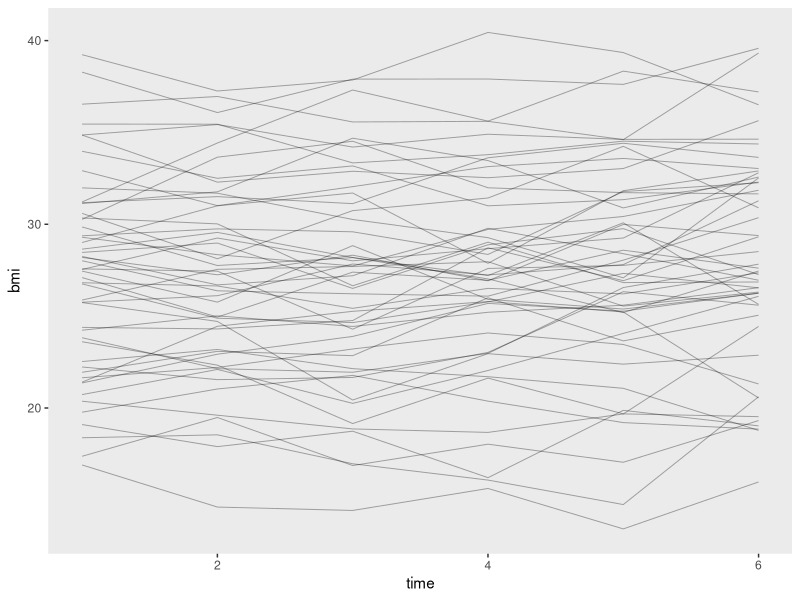

This chart was generated by the following R code: (Note: this script raises an error after producing the figure.)
## ---- chunk 1
options(width = 100)
## ---- chunk 2
library(tidyverse)

health1_names <- c("age", "srh1", "srh2", "srh3", "srh4", "srh5", "srh6", "bmi1",
"bmi2", "bmi3", "bmi4", "bmi5", "bmi6", "cesdna1", "cesdpa1", "cesdso1",
"cesdna2", "cesdpa2", "cesdso2", "cesdna3", "cesdpa3", "cesdso3",
"cesdna4", "cesdpa4", "cesdso4", "cesdna5", "cesdpa5", "cesdso5",
"cesdna6", "cesdpa6", "cesdso6", "diab1", "diab2", "diab3", "diab4", "diab5", "diab6")

health1 <- 
  read_table2("data/health.dat",
              col_names = F) %>% 
  set_names(health1_names)

glimpse(health1)
## ---- chunk 3
set.seed(9)

health1 %>% 
  sample_n(size = 50) %>% 
  mutate(id = 1:n()) %>% 
  select(bmi1:bmi6, id) %>% 
  gather(key, bmi, -id) %>% 
  mutate(time = str_remove(key, "bmi") %>% as.double()) %>% 
  
  ggplot(aes(x = time, y = bmi, group = id)) +
  geom_line(size = 1/3, alpha = 1/3) +
  theme(panel.grid = element_blank())
## ---- chunk 4
library(lavaan)
## ---- chunk 5
model9.1a <- ' 
# define latent difference factors
deta2 =~ 1*bmi2
deta3 =~ 1*bmi3
deta4 =~ 1*bmi4
deta5 =~ 1*bmi5
deta6 =~ 1*bmi6

# autoregressive paths set to 1
bmi2 ~ 1*bmi1
bmi3 ~ 1*bmi2
bmi4 ~ 1*bmi3
bmi5 ~ 1*bmi4
bmi6 ~ 1*bmi5

# means and intercepts
deta2 ~ 1 
deta3 ~ 1
deta4 ~ 1
deta5 ~ 1
deta6 ~ 1

bmi1 ~ 1
bmi2 ~ 0
bmi3 ~ 0
bmi4 ~ 0
bmi5 ~ 0
bmi6 ~ 0

# estimate exogenous covariances
bmi1  ~~ deta2 + deta3 + deta4 + deta5 + deta6
deta2 ~~ deta3 + deta4 + deta5 + deta6
deta3 ~~ deta4 + deta5 + deta6
deta4 ~~ deta5 + deta6
deta5 ~~ deta6

# estimate exogenous variances
bmi1 ~~ bmi1 

deta2 ~~ deta2
deta3 ~~ deta3
deta4 ~~ deta4
deta5 ~~ deta5
deta6 ~~ deta6

# disturbances set to 0
bmi2 ~~ 0*bmi2
bmi3 ~~ 0*bmi3
bmi4 ~~ 0*bmi4
bmi5 ~~ 0*bmi5
bmi6 ~~ 0*bmi6
'

fit_9.1a <- 
  sem(model9.1a,
      data = health1)

summary(fit_9.1a, 
        fit.measures = T, 
        standardized = T, 
        rsquare = T)
## ---- chunk 6
parameterestimates(fit_9.1a) %>% 
  filter(op == "~1") %>% 
  filter(lhs == "bmi1" | str_detect(lhs, "deta")) %>% 
  arrange(lhs) %>% 
  select(lhs:op, est, starts_with("ci"))
## ---- chunk 7
d <-
  health1 %>% 
  transmute(deta2 = bmi2 - bmi1,
            deta3 = bmi3 - bmi2,
            deta4 = bmi4 - bmi3,
            deta5 = bmi5 - bmi4,
            deta6 = bmi6 - bmi5) %>% 
  gather() %>% 
  group_by(key) %>% 
  summarise(mean = mean(value))

d
## ---- chunk 8
parameterestimates(fit_9.1a) %>% 
  filter(op == "~1" & 
           str_detect(lhs, "deta")) %>% 
  mutate(time = str_remove(lhs, "deta") %>% as.double()) %>% 
  
  ggplot(aes(x = time)) +
  geom_pointrange(aes(y = est, ymin = ci.lower, ymax = ci.upper),
                  size = 1) +
  geom_point(data = d %>% mutate(time = str_remove(key, "deta") %>% as.double()),
             aes(y = mean),
             color = "red") +
  ylab(expression(paste(Delta,alpha))) +
  theme(panel.grid = element_blank())
## ---- chunk 9
parameterestimates(fit_9.1a) %>% 
  filter(op == "~~" & 
           str_detect(lhs, "deta") & 
           lhs == rhs) %>% 
  mutate(time = str_remove(lhs, "deta") %>% as.double()) %>% 
  
  ggplot(aes(x = time)) +
  geom_pointrange(aes(y = est, ymin = ci.lower, ymax = ci.upper),
                  size = 1) +
  ylab(expression(psi)) +
  theme(panel.grid = element_blank())
## ---- chunk 10
model9.1b <- ' 
# define latent difference factors
deta2 =~ 1*bmi2
deta3 =~ 1*bmi3
deta4 =~ 1*bmi4
deta5 =~ 1*bmi5
deta6 =~ 1*bmi6

# autoregressive paths set to 1
bmi2 ~ 1*bmi1
bmi3 ~ 1*bmi2
bmi4 ~ 1*bmi3
bmi5 ~ 1*bmi4
bmi6 ~ 1*bmi5

# means and intercepts
deta2 ~ a*1  # here are the new parts of the code
deta3 ~ a*1
deta4 ~ a*1
deta5 ~ a*1
deta6 ~ a*1

bmi1 ~ 1
bmi2 ~ 0
bmi3 ~ 0
bmi4 ~ 0
bmi5 ~ 0
bmi6 ~ 0

# estimate exogenous covariances
bmi1  ~~ deta2 + deta3 + deta4 + deta5 + deta6
deta2 ~~ deta3 + deta4 + deta5 + deta6
deta3 ~~ deta4 + deta5 + deta6
deta4 ~~ deta5 + deta6
deta5 ~~ deta6

# estimate exogenous variances
bmi1 ~~ bmi1 

deta2 ~~ deta2
deta3 ~~ deta3
deta4 ~~ deta4
deta5 ~~ deta5
deta6 ~~ deta6

# disturbances set to 0
bmi2 ~~ 0*bmi2
bmi3 ~~ 0*bmi3
bmi4 ~~ 0*bmi4
bmi5 ~~ 0*bmi5
bmi6 ~~ 0*bmi6
'

fit_9.1b <- 
  sem(model9.1b,
      data = health1)

summary(fit_9.1b, 
        fit.measures = T, 
        standardized = T, 
        rsquare = T)
## ---- chunk 11
lavTestLRT(fit_9.1a, fit_9.1b)
## ---- chunk 12
model9.2a <- ' 
# define latent factors for each measured variable
eta1 =~ 1*diab1
eta2 =~ 1*diab2
eta3 =~ 1*diab3
eta4 =~ 1*diab4
eta5 =~ 1*diab5
eta6 =~ 1*diab6

# define latent difference factors
deta2 =~ 1*eta2
deta3 =~ 1*eta3
deta4 =~ 1*eta4
deta5 =~ 1*eta5
deta6 =~ 1*eta6

# autoregressive paths set to 1
eta2 ~ 1*eta1
eta3 ~ 1*eta2
eta4 ~ 1*eta3
eta5 ~ 1*eta4
eta6 ~ 1*eta5

# means, intercepts, and thresholds
deta2 ~ 1  # do deta2 ~ a*1 etc to test for equal mean differences
deta3 ~ 1
deta4 ~ 1
deta5 ~ 1
deta6 ~ 1

eta2 ~ 0
eta3 ~ 0
eta4 ~ 0
eta5 ~ 0
eta6 ~ 0

diab1 | 0*t1
diab2 | 0*t1
diab3 | 0*t1
diab4 | 0*t1
diab5 | 0*t1
diab6 | 0*t1

eta1 ~ 1  # verify this

# set covariances among difference factors to 0 for identification
eta1  ~~ deta2 + deta3 + deta4 + deta5 + deta6
deta2 ~~ 0*deta3 + 0*deta4 + 0*deta5 + 0*deta6
deta3 ~~ 0*deta4 + 0*deta5 + 0*deta6
deta4 ~~ 0*deta5 + 0*deta6
deta5 ~~ 0*deta6

# estimate exogenous variances
eta1 ~~ eta1  # this may be problemtatic! verify

deta2 ~~ a*deta2  # set variances equal for identification
deta3 ~~ a*deta3
deta4 ~~ a*deta4
deta5 ~~ a*deta5
deta6 ~~ a*deta6

# autoregressive disturbances
eta2 ~~ 0*eta2
eta3 ~~ 0*eta3
eta4 ~~ 0*eta4
eta5 ~~ 0*eta5
eta6 ~~ 0*eta6
	  
diab1 ~*~ diab1 
diab2 ~*~ diab2
diab3 ~*~ diab3
diab4 ~*~ diab4
diab5 ~*~ diab5
diab6 ~*~ diab6 
'

fit_9.2a <- 
  sem(model9.2a,
      data = health1,
      estimator = "wlsmv", 
      ordered = str_c("diab", 1:6))

summary(fit_9.2a, 
        fit.measures = T, 
        standardized = T, 
        rsquare = T)
## ---- chunk 13
fitmeasures(fit_9.2a, c("chisq.scaled", "df"))
## ---- chunk 14
model9.2b <- ' 
# define latent factors for each measured variable
eta1 =~ 1*diab1
eta2 =~ 1*diab2
eta3 =~ 1*diab3
eta4 =~ 1*diab4
eta5 =~ 1*diab5
eta6 =~ 1*diab6

# define latent difference factors
deta2 =~ 1*eta2
deta3 =~ 1*eta3
deta4 =~ 1*eta4
deta5 =~ 1*eta5
deta6 =~ 1*eta6

# autoregressive paths set to 1
eta2 ~ 1*eta1
eta3 ~ 1*eta2
eta4 ~ 1*eta3
eta5 ~ 1*eta4
eta6 ~ 1*eta5

# means, intercepts, and thresholds
deta2 ~ 1  # do deta2 ~ a*1 etc to test for equal mean differences
deta3 ~ 1
deta4 ~ 1
deta5 ~ 1
deta6 ~ 1

eta2 ~ 0
eta3 ~ 0
eta4 ~ 0
eta5 ~ 0
eta6 ~ 0

diab1 | 0*t1
diab2 | 0*t1
diab3 | 0*t1
diab4 | 0*t1
diab5 | 0*t1
diab6 | 0*t1

eta1 ~ 1  # verify this

# set covariances among difference factors to 0 for identification
eta1  ~~ deta2 + deta3 + deta4 + deta5 + deta6
deta2 ~~ 0*deta3 + 0*deta4 + 0*deta5 + 0*deta6
deta3 ~~ 0*deta4 + 0*deta5 + 0*deta6
deta4 ~~ 0*deta5 + 0*deta6
deta5 ~~ 0*deta6

# estimate exogenous variances
eta1 ~~ b*eta1  # this may be problemtatic! verify

deta2 ~~ a*deta2  # set variances equal for identification
deta3 ~~ a*deta3
deta4 ~~ a*deta4
deta5 ~~ a*deta5
deta6 ~~ a*deta6

# autoregressive disturbances
eta2 ~~ 0*eta2
eta3 ~~ 0*eta3
eta4 ~~ 0*eta4
eta5 ~~ 0*eta5
eta6 ~~ 0*eta6
	  
diab1 ~*~ b*diab1 
diab2 ~*~ b*diab2
diab3 ~*~ b*diab3
diab4 ~*~ b*diab4
diab5 ~*~ b*diab5
diab6 ~*~ b*diab6 
'

fit_9.2b <- 
  sem(model9.2b,
      data = health1,
      estimator = "wlsmv", 
      ordered = str_c("diab", 1:6))

summary(fit_9.2b, 
        fit.measures = T, 
        standardized = T, 
        rsquare = T)
## ---- chunk 15
fitmeasures(fit_9.2b, c("chisq.scaled", "df", "pvalue.scaled", "cfi", "rmsea.scaled", "wrmr"))
## ---- chunk 16
parameterestimates(fit_9.2b) %>% 
  filter(op == "~1"& 
           lhs == "eta1") %>% 
  select(lhs:op, est, starts_with("ci"))
## ---- chunk 17
pnorm(-1.338331)
## ---- chunk 18
d <-
  parameterestimates(fit_9.2b) %>% 
  filter(op == "~1" &
           str_detect(lhs, "deta")) %>% 
  select(lhs:op, est, starts_with("ci"))

d
## ---- chunk 19
d %>% 
  mutate(proportion = map_dbl(est, dnorm))
## ---- chunk 20
model9.2c <- ' 
# define latent factors for each measured variable
eta1 =~ 1*diab1
eta2 =~ 1*diab2
eta3 =~ 1*diab3
eta4 =~ 1*diab4
eta5 =~ 1*diab5
eta6 =~ 1*diab6

# define latent difference factors
deta2 =~ 1*eta2
deta3 =~ 1*eta3
deta4 =~ 1*eta4
deta5 =~ 1*eta5
deta6 =~ 1*eta6

# autoregressive paths set to 1
eta2 ~ 1*eta1
eta3 ~ 1*eta2
eta4 ~ 1*eta3
eta5 ~ 1*eta4
eta6 ~ 1*eta5

# means, intercepts, and thresholds
deta2 ~ c*1
deta3 ~ c*1
deta4 ~ c*1
deta5 ~ c*1
deta6 ~ c*1

eta2 ~ 0
eta3 ~ 0
eta4 ~ 0
eta5 ~ 0
eta6 ~ 0

diab1 | 0*t1
diab2 | 0*t1
diab3 | 0*t1
diab4 | 0*t1
diab5 | 0*t1
diab6 | 0*t1

eta1 ~ 1  # verify this

# set covariances among difference factors to 0 for identification
eta1  ~~ deta2 + deta3 + deta4 + deta5 + deta6
deta2 ~~ 0*deta3 + 0*deta4 + 0*deta5 + 0*deta6
deta3 ~~ 0*deta4 + 0*deta5 + 0*deta6
deta4 ~~ 0*deta5 + 0*deta6
deta5 ~~ 0*deta6

# estimate exogenous variances
eta1 ~~ b*eta1  # this may be problemtatic! verify

deta2 ~~ a*deta2  # set variances equal for identification
deta3 ~~ a*deta3
deta4 ~~ a*deta4
deta5 ~~ a*deta5
deta6 ~~ a*deta6

# autoregressive disturbances
eta2 ~~ 0*eta2
eta3 ~~ 0*eta3
eta4 ~~ 0*eta4
eta5 ~~ 0*eta5
eta6 ~~ 0*eta6
	  
diab1 ~*~ b*diab1 
diab2 ~*~ b*diab2
diab3 ~*~ b*diab3
diab4 ~*~ b*diab4
diab5 ~*~ b*diab5
diab6 ~*~ b*diab6 
'

fit_9.2c <- 
  sem(model9.2c,
      data = health1,
      estimator = "wlsmv", 
      ordered = str_c("diab", 1:6))

summary(fit_9.2c, 
        fit.measures = T, 
        standardized = T, 
        rsquare = T)
## ---- chunk 21
lavTestLRT(fit_9.2b, fit_9.2c)
## ---- chunk 22
model9.3a <- ' 
# define latent difference factors
deta2 =~ 1*bmi2
deta3 =~ 1*bmi3
deta4 =~ 1*bmi4
deta5 =~ 1*bmi5
deta6 =~ 1*bmi6

# add intercept and slope factors
i =~ 1*bmi1
s =~ 0*bmi1 + 1*deta2 + 2*deta3 + 3*deta4 + 4*deta5 + 5*deta6

i ~~ i
s ~~ s
i ~~ s

i ~ 1
s ~ 1

# autoregressive paths set to 1
bmi2 ~ 1*bmi1
bmi3 ~ 1*bmi2
bmi4 ~ 1*bmi3
bmi5 ~ 1*bmi4
bmi6 ~ 1*bmi5

# means and intercepts
deta2 ~ 0
deta3 ~ 0
deta4 ~ 0
deta5 ~ 0
deta6 ~ 0

bmi1 ~ 0
bmi2 ~ 0
bmi3 ~ 0
bmi4 ~ 0
bmi5 ~ 0
bmi6 ~ 0

# set all exogenous covariances to zero
bmi1  ~~ 0*deta2 + 0*deta3 + 0*deta4 + 0*deta5 + 0*deta6
deta2 ~~ 0*deta3 + 0*deta4 + 0*deta5 + 0*deta6
deta3 ~~ 0*deta4 + 0*deta5 + 0*deta6
deta4 ~~ 0*deta5 + 0*deta6
deta5 ~~ 0*deta6

# estimate exogenous variances
deta2 ~~ deta2
deta3 ~~ deta3
deta4 ~~ deta4
deta5 ~~ deta5
deta6 ~~ deta6

# disturbances set to 0
bmi1 ~~ 0*bmi1
bmi2 ~~ 0*bmi2
bmi3 ~~ 0*bmi3
bmi4 ~~ 0*bmi4
bmi5 ~~ 0*bmi5
bmi6 ~~ 0*bmi6
'

fit_9.3a <- 
  sem(model9.3a,
      data = health1)

summary(fit_9.3a, 
        fit.measures = T, 
        standardized = T, 
        rsquare = T)
## ---- chunk 23
parameterestimates(fit_9.3a) %>% 
  filter(lhs == "s" &
           op == "~~") %>% 
  select(-(se:pvalue))
## ---- chunk 24
model9.3b <- ' 
# define latent difference factors
deta2 =~ 1*bmi2
deta3 =~ 1*bmi3
deta4 =~ 1*bmi4
deta5 =~ 1*bmi5
deta6 =~ 1*bmi6

# add intercept and slope factors
i =~ 1*bmi1
s =~ 0*bmi1 + 1*deta2 + 2*deta3 + 3*deta4 + 4*deta5 + 5*deta6

i ~~ i
s ~~ 1*s  # slope variance set for convergence
i ~~ s

i ~ 1
s ~ 1

# autoregressive paths set to 1
bmi2 ~ 1*bmi1
bmi3 ~ 1*bmi2
bmi4 ~ 1*bmi3
bmi5 ~ 1*bmi4
bmi6 ~ 1*bmi5

# means and intercepts
deta2 ~ 0
deta3 ~ 0
deta4 ~ 0
deta5 ~ 0
deta6 ~ 0

bmi1 ~ 0
bmi2 ~ 0
bmi3 ~ 0
bmi4 ~ 0
bmi5 ~ 0
bmi6 ~ 0

# set all exogenous covariances to zero
bmi1  ~~ 0*deta2 + 0*deta3 + 0*deta4 + 0*deta5 + 0*deta6
deta2 ~~ 0*deta3 + 0*deta4 + 0*deta5 + 0*deta6
deta3 ~~ 0*deta4 + 0*deta5 + 0*deta6
deta4 ~~ 0*deta5 + 0*deta6
deta5 ~~ 0*deta6

# estimate exogenous variances
deta2 ~~ deta2
deta3 ~~ deta3
deta4 ~~ deta4
deta5 ~~ deta5
deta6 ~~ deta6

# disturbances set to 0
bmi1 ~~ 0*bmi1
bmi2 ~~ 0*bmi2
bmi3 ~~ 0*bmi3
bmi4 ~~ 0*bmi4
bmi5 ~~ 0*bmi5
bmi6 ~~ 0*bmi6
'

fit_9.3b <- 
  sem(model9.3b,
      data = health1)

summary(fit_9.3b, 
        fit.measures = T, 
        standardized = T, 
        rsquare = T)
## ---- chunk 25
fitmeasures(fit_9.3b, c("chisq", "df", "pvalue", "cfi", "srmr", "rmsea"))
## ---- chunk 26
parameterestimates(fit_9.3b) %>% 
  filter(op == "~1" &
           lhs %in% c("i", "s")) %>% 
  select(lhs:op, est, starts_with("ci")) %>% 
  mutate_if(is.double, round, digits = 3)
## ---- chunk 27
model9.4a <- ' 
# define latent difference factors
deta2 =~ 1*bmi2
deta3 =~ 1*bmi3
deta4 =~ 1*bmi4
deta5 =~ 1*bmi5
deta6 =~ 1*bmi6

# autoregressive paths set to 1
bmi2 ~ 1*bmi1
bmi3 ~ 1*bmi2
bmi4 ~ 1*bmi3
bmi5 ~ 1*bmi4
bmi6 ~ 1*bmi5

# self-feedback effects for dual change score model
deta2 ~ bmi1
deta3 ~ bmi2
deta4 ~ bmi3
deta5 ~ bmi4
deta6 ~ bmi5

# means and intercepts
deta2 ~ 1
deta3 ~ 1
deta4 ~ 1
deta5 ~ 1
deta6 ~ 1

bmi1 ~ 1
bmi2 ~ 0
bmi3 ~ 0
bmi4 ~ 0
bmi5 ~ 0
bmi6 ~ 0

# set all exogenous covariances to zero
bmi1  ~~ 0*deta2 + 0*deta3 + 0*deta4 + 0*deta5 + 0*deta6
deta2 ~~ 0*deta3 + 0*deta4 + 0*deta5 + 0*deta6
deta3 ~~ 0*deta4 + 0*deta5 + 0*deta6
deta4 ~~ 0*deta5 + 0*deta6
deta5 ~~ 0*deta6

# estimate exogenous variances
bmi1  ~~ bmi1
deta2 ~~ deta2
deta3 ~~ deta3
deta4 ~~ deta4
deta5 ~~ deta5
deta6 ~~ deta6

# disturbances set to 0
bmi2 ~~ 0*bmi2
bmi3 ~~ 0*bmi3
bmi4 ~~ 0*bmi4
bmi5 ~~ 0*bmi5
bmi6 ~~ 0*bmi6
'

fit_9.4a <- 
  sem(model9.4a,
      data = health1)

summary(fit_9.4a, 
        fit.measures = T, 
        standardized = T, 
        rsquare = T)
## ---- chunk 28
parameterestimates(fit_9.4a) %>% 
  filter(op == "~" &
           str_detect(lhs, "deta")) %>% 
  select(-(se:pvalue)) %>% 
  mutate_if(is.double, round, digits = 3)
## ---- chunk 29
model9.4b <- ' 
# define latent difference factors
deta2 =~ 1*bmi2
deta3 =~ 1*bmi3
deta4 =~ 1*bmi4
deta5 =~ 1*bmi5
deta6 =~ 1*bmi6

# add intercept and slope factors
i =~ 1*bmi1
s =~ 0*bmi1 + 1*deta2 + 2*deta3 + 3*deta4 + 4*deta5 + 5*deta6

i ~~ i
s ~~ s
i ~~ s

i ~ 1
s ~ 1

# autoregressive paths set to 1
bmi2 ~ 1*bmi1
bmi3 ~ 1*bmi2
bmi4 ~ 1*bmi3
bmi5 ~ 1*bmi4
bmi6 ~ 1*bmi5

# self-feedback effects for dual change score model
deta2 ~ bmi1
deta3 ~ bmi2
deta4 ~ bmi3
deta5 ~ bmi4
deta6 ~ bmi5

# means and intercepts
deta2 ~ 0
deta3 ~ 0
deta4 ~ 0
deta5 ~ 0
deta6 ~ 0

bmi1 ~ 0
bmi2 ~ 0
bmi3 ~ 0
bmi4 ~ 0
bmi5 ~ 0
bmi6 ~ 0

# set all exogenous covariances to zero
bmi1  ~~ 0*deta2 + 0*deta3 + 0*deta4 + 0*deta5 + 0*deta6
deta2 ~~ 0*deta3 + 0*deta4 + 0*deta5 + 0*deta6
deta3 ~~ 0*deta4 + 0*deta5 + 0*deta6
deta4 ~~ 0*deta5 + 0*deta6
deta5 ~~ 0*deta6

# estimate exogenous variances
deta2 ~~ deta2
deta3 ~~ deta3
deta4 ~~ deta4
deta5 ~~ deta5
deta6 ~~ deta6

# disturbances set to 0
bmi1 ~~ 0*bmi1
bmi2 ~~ 0*bmi2
bmi3 ~~ 0*bmi3
bmi4 ~~ 0*bmi4
bmi5 ~~ 0*bmi5
bmi6 ~~ 0*bmi6
'

fit_9.4b <- 
  sem(model9.4b,
      data = health1)

summary(fit_9.4b, 
        fit.measures = T, 
        standardized = T, 
        rsquare = T)
## ---- chunk 30
parameterestimates(fit_9.4b) %>% 
  filter(op == "~" &
           str_detect(lhs, "deta")) %>% 
  select(-(se:pvalue)) %>% 
  mutate_if(is.double, round, digits = 3)
## ---- chunk 31
health1 <-
  health1 %>% 
  mutate(age_c = age - mean(age))
## ---- chunk 32
health1 %>% 
  select(starts_with("age")) %>% 
  gather() %>% 
  
  ggplot(aes(x = value)) +
  geom_density(size = 0, fill = "grey50") +
  scale_y_continuous(NULL, breaks = NULL) +
  xlab(NULL) +
  theme(panel.grid = element_blank()) +
  facet_wrap(~key, scales = "free")
## ---- chunk 33
model9.5a <- ' 
# define latent difference factors
deta2 =~ 1*bmi2
deta3 =~ 1*bmi3
deta4 =~ 1*bmi4
deta5 =~ 1*bmi5
deta6 =~ 1*bmi6

# autoregressive paths set to 1
bmi2 ~ 1*bmi1
bmi3 ~ 1*bmi2
bmi4 ~ 1*bmi3
bmi5 ~ 1*bmi4
bmi6 ~ 1*bmi5

# means and intercepts
deta2 ~ 1
deta3 ~ 1
deta4 ~ 1
deta5 ~ 1
deta6 ~ 1

bmi1 ~ 1
bmi2 ~ 0
bmi3 ~ 0
bmi4 ~ 0
bmi5 ~ 0
bmi6 ~ 0

# estimate all exogenous covariances
bmi1  ~~ deta2 + deta3 + deta4 + deta5 + deta6
deta2 ~~ deta3 + deta4 + deta5 + deta6
deta3 ~~ deta4 + deta5 + deta6
deta4 ~~ deta5 + deta6
deta5 ~~ deta6

# estimate exogenous variances
bmi1  ~~ bmi1
deta2 ~~ deta2
deta3 ~~ deta3
deta4 ~~ deta4
deta5 ~~ deta5
deta6 ~~ deta6

# disturbances set to 0
bmi2 ~~ 0*bmi2
bmi3 ~~ 0*bmi3
bmi4 ~~ 0*bmi4
bmi5 ~~ 0*bmi5
bmi6 ~~ 0*bmi6

# add time-invariant covariate
bmi1  ~ age_c
deta2 ~ age_c 
deta3 ~ age_c
deta4 ~ age_c
deta5 ~ age_c
deta6 ~ age_c
'

fit_9.5a <- 
  sem(model9.5a,
      data = health1)

summary(fit_9.5a, 
        fit.measures = T, 
        standardized = T, 
        rsquare = T)
## ---- chunk 34
parameterestimates(fit_9.5a) %>% 
  filter(op == "~" & 
           rhs == "age_c") %>% 
  select(-(se:pvalue)) %>% 
  mutate_if(is.double, round, digits = 3)

standardizedsolution(fit_9.5a) %>% 
  filter(op == "~" & 
           rhs == "age_c") %>% 
  select(-(se:pvalue)) %>% 
  mutate_if(is.double, round, digits = 3)
## ---- chunk 35
standardizedsolution(fit_9.5a) %>% 
  filter(op == "~" & 
           rhs == "age_c") %>% 

  ggplot(aes(x = lhs, y = est.std, ymin = ci.lower, ymax = ci.upper)) +
  geom_hline(yintercept = 0, color = "white") +
  geom_pointrange() +
  labs(x = "criterion",
       y = expression(paste(beta[italic(i)][1]))) +
  theme(panel.grid = element_blank())
## ---- chunk 36
health1 <-
  health1 %>% 
  mutate(srh1_c = srh1 - mean(srh1),
         srh2_c = srh2 - mean(srh1),
         srh3_c = srh3 - mean(srh1),
         srh4_c = srh4 - mean(srh1),
         srh5_c = srh5 - mean(srh1))
## ---- chunk 37
model9.5b <- ' 
# define latent difference factors
deta2 =~ 1*bmi2
deta3 =~ 1*bmi3
deta4 =~ 1*bmi4
deta5 =~ 1*bmi5
deta6 =~ 1*bmi6

# autoregressive paths set to 1
bmi2 ~ 1*bmi1
bmi3 ~ 1*bmi2
bmi4 ~ 1*bmi3
bmi5 ~ 1*bmi4
bmi6 ~ 1*bmi5

# means and intercepts
deta2 ~ 1
deta3 ~ 1
deta4 ~ 1
deta5 ~ 1
deta6 ~ 1

bmi1 ~ 1
bmi2 ~ 0
bmi3 ~ 0
bmi4 ~ 0
bmi5 ~ 0
bmi6 ~ 0

# estimate all exogenous covariances
bmi1  ~~ deta2 + deta3 + deta4 + deta5 + deta6
deta2 ~~ deta3 + deta4 + deta5 + deta6
deta3 ~~ deta4 + deta5 + deta6
deta4 ~~ deta5 + deta6
deta5 ~~ deta6

# estimate exogenous variances
deta2 ~~ deta2
deta3 ~~ deta3
deta4 ~~ deta4
deta5 ~~ deta5
deta6 ~~ deta6

# disturbances set to 0
bmi2 ~~ 0*bmi2
bmi3 ~~ 0*bmi3
bmi4 ~~ 0*bmi4
bmi5 ~~ 0*bmi5
bmi6 ~~ 0*bmi6

# add time-varying covariate(s)
bmi1  ~ srh1_c
deta2 ~ srh1_c 
deta3 ~ srh2_c
deta4 ~ srh3_c
deta5 ~ srh4_c
deta6 ~ srh5_c
'

fit_9.5b <- 
  sem(model9.5b,
      data = health1)

summary(fit_9.5b, 
        fit.measures = T, 
        standardized = T, 
        rsquare = T)
## ---- chunk 38
parameterestimates(fit_9.5b) %>% 
  filter(op == "~" &
           lhs == "bmi1") %>% 
  select(-(se:pvalue)) %>% 
  mutate_if(is.double, round, digits = 3)

standardizedsolution(fit_9.5b) %>% 
  filter(op == "~" &
           lhs == "bmi1") %>% 
  select(-(se:pvalue)) %>% 
  mutate_if(is.double, round, digits = 3)
## ---- chunk 39
parameterestimates(fit_9.5b) %>% 
  filter(op == "~" &
           str_detect(lhs, "deta")) %>% 
  select(-(se:pvalue)) %>% 
  mutate_if(is.double, round, digits = 3)
## ---- chunk 40
parameterestimates(fit_9.5b) %>% 
  filter(op == "~" &
           str_detect(lhs, "deta")) %>% 

  ggplot(aes(x = lhs, y = est, ymin = ci.lower, ymax = ci.upper)) +
  geom_hline(yintercept = 0, color = "white") +
  geom_pointrange() +
  labs(x = "criterion",
       y = expression(paste(beta[italic(t + 1)][italic(",t")]))) +
  theme(panel.grid = element_blank())
## ---- chunk 41
model9.6 <- ' 
# define latent difference factors
eta1 =~ NA*cesdna1 + l1*cesdna1 + l2*cesdpa1 + l3*cesdso1
eta2 =~ NA*cesdna2 + l1*cesdna2 + l2*cesdpa2 + l3*cesdso2
eta3 =~ NA*cesdna3 + l1*cesdna3 + l2*cesdpa3 + l3*cesdso3
eta4 =~ NA*cesdna4 + l1*cesdna4 + l2*cesdpa4 + l3*cesdso4
eta5 =~ NA*cesdna5 + l1*cesdna5 + l2*cesdpa5 + l3*cesdso5
eta6 =~ NA*cesdna6 + l1*cesdna6 + l2*cesdpa6 + l3*cesdso6
	
# define latent difference factors
deta2 =~ 1*eta2
deta3 =~ 1*eta3
deta4 =~ 1*eta4
deta5 =~ 1*eta5
deta6 =~ 1*eta6

# autoregressive paths set to 1
eta2 ~ 1*eta1
eta3 ~ 1*eta2
eta4 ~ 1*eta3
eta5 ~ 1*eta4
eta6 ~ 1*eta5

# means and intercepts
cesdna1 ~ n1*1
cesdpa1 ~ n2*1
cesdso1 ~ n3*1

cesdna2 ~ n1*1
cesdpa2 ~ n2*1
cesdso2 ~ n3*1

cesdna3 ~ n1*1
cesdpa3 ~ n2*1
cesdso3 ~ n3*1

cesdna4 ~ n1*1
cesdpa4 ~ n2*1
cesdso4 ~ n3*1

cesdna5 ~ n1*1
cesdpa5 ~ n2*1
cesdso5 ~ n3*1

cesdna6 ~ n1*1
cesdpa6 ~ n2*1
cesdso6 ~ n3*1

deta2 ~ 1
deta3 ~ 1
deta4 ~ 1
deta5 ~ 1
deta6 ~ 1

eta1 ~ 1
eta2 ~ 0
eta3 ~ 0
eta4 ~ 0
eta5 ~ 0
eta6 ~ 0

# estimate all exogenous covariances
eta1  ~~ deta2 + deta3 + deta4 + deta5 + deta6
deta2 ~~ deta3 + deta4 + deta5 + deta6
deta3 ~~ deta4 + deta5 + deta6
deta4 ~~ deta5 + deta6
deta5 ~~ deta6

# correlated measurement residualts
cesdna1 ~~ cesdna2 + cesdna3 + cesdna4 + cesdna5 + cesdna6
cesdna2 ~~ cesdna3 + cesdna4 + cesdna5 + cesdna6
cesdna3 ~~ cesdna4 + cesdna5 + cesdna6
cesdna4 ~~ cesdna5 + cesdna6
cesdna5 ~~ cesdna6
cesdpa1 ~~ cesdpa2 + cesdpa3 + cesdpa4 + cesdpa5 + cesdpa6
cesdpa2 ~~ cesdpa3 + cesdpa4 + cesdpa5 + cesdpa6
cesdpa3 ~~ cesdpa4 + cesdpa5 + cesdpa6
cesdpa4 ~~ cesdpa5 + cesdpa6
cesdpa5 ~~ cesdpa6
cesdso1 ~~ cesdso2 + cesdso3 + cesdso4 + cesdso5 + cesdso6
cesdso2 ~~ cesdso3 + cesdso4 + cesdso5 + cesdso6
cesdso3 ~~ cesdso4 + cesdso5 + cesdso6
cesdso4 ~~ cesdso5 + cesdso6
cesdso5 ~~ cesdso6

# estimate exogenous variances
eta1 ~~ eta1

deta2 ~~ deta2
deta3 ~~ deta3
deta4 ~~ deta4
deta5 ~~ deta5
deta6 ~~ deta6

eta2 ~~ 0*eta2
eta3 ~~ 0*eta3
eta4 ~~ 0*eta4
eta5 ~~ 0*eta5
eta6 ~~ 0*eta6

# model constraint
# effects coding factor identification
l1 == 3 - l2 - l3
n1 == 0 - n2 - n3 
'

fit_9.6 <- 
  sem(model9.6,
      data = health1)

summary(fit_9.6, 
        fit.measures = T, 
        standardized = T, 
        rsquare = T)
## ---- chunk 42
fitmeasures(fit_9.6, c("chisq", "df", "pvalue", "cfi", "srmr", "rmsea"))
## ---- chunk 43
standardizedsolution(fit_9.6) %>% 
  filter(op == "=~" &
           str_detect(rhs, "cesd")) %>% 
  arrange(est.std) %>% 
  select(-(se:pvalue)) %>% 
  mutate_if(is.double, round, digits = 3)
## ---- chunk 44
standardizedsolution(fit_9.6) %>% 
  filter(op == "=~" &
           str_detect(rhs, "cesd")) %>% 
  mutate(rhs = str_remove(rhs, "[1-6]")) %>% 
  
  ggplot(aes(x = 0, y = est.std, ymin = ci.lower, ymax = ci.upper)) +
  geom_pointrange() +
  scale_x_continuous(NULL, breaks = NULL) +
  theme(panel.grid = element_blank()) +
  facet_grid(rhs~lhs, scales = "free")
## ---- chunk 45
parameterestimates(fit_9.6) %>% 
  filter(op == "~1" &
           lhs == "eta1") %>% 
  select(lhs:op, est, starts_with("ci")) %>% 
  mutate_if(is.double, round, digits = 3)
## ---- chunk 46
parameterestimates(fit_9.6) %>% 
  filter(op == "~1" &
           str_detect(lhs, "deta")) %>% 
  select(lhs:op, est, starts_with("ci")) %>% 
  mutate_if(is.double, round, digits = 3)
## ---- chunk 47
parameterestimates(fit_9.6) %>% 
  filter(str_detect(lhs, "deta") &
           lhs == rhs) %>% 
  select(lhs:rhs, est, starts_with("ci")) %>% 
  mutate_if(is.double, round, digits = 3)
## ---- chunk 48
sessionInfo()
